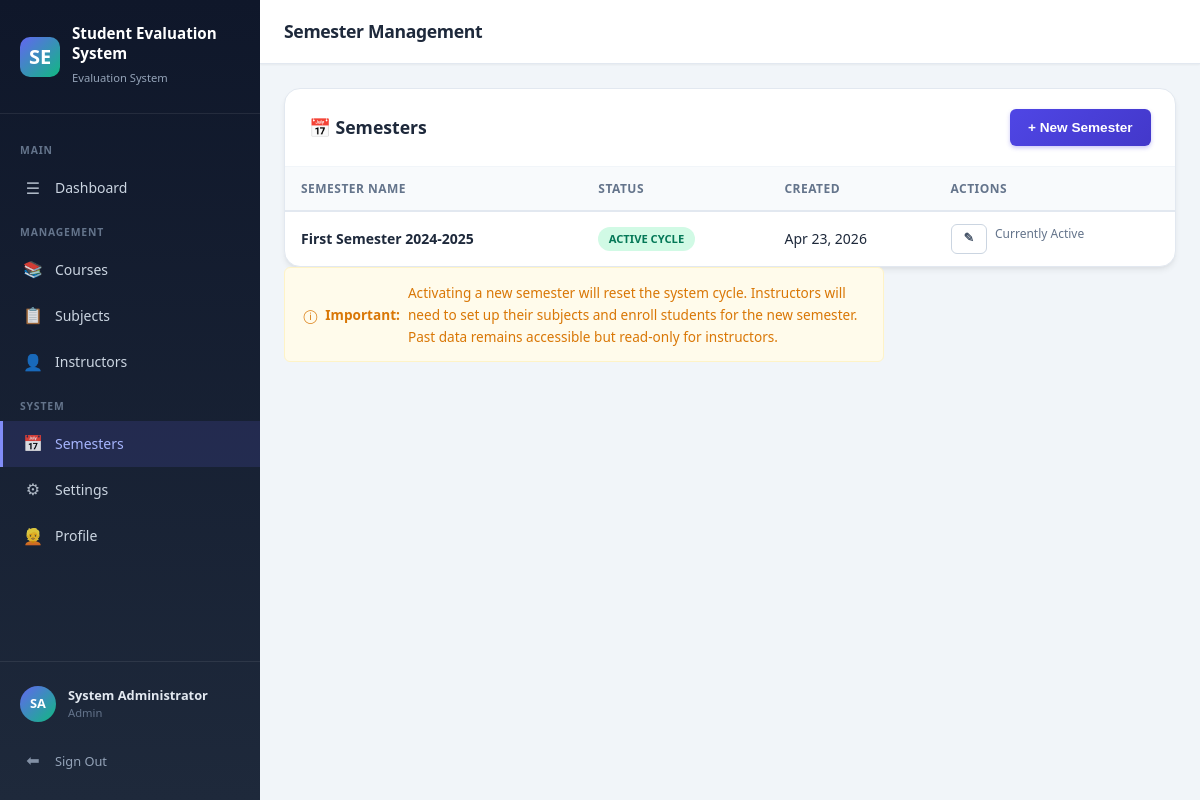
Page /pages/admin/semesters.php (signed in) on the committed database.
### tables this page shows
CREATE TABLE IF NOT EXISTS `settings` (
  `id` INT AUTO_INCREMENT PRIMARY KEY,
  `setting_key` VARCHAR(50) NOT NULL UNIQUE,
  `setting_value` TEXT DEFAULT NULL
);

CREATE TABLE IF NOT EXISTS `semesters` (
  `id` INT AUTO_INCREMENT PRIMARY KEY,
  `name` VARCHAR(100) NOT NULL,
  `status` TINYINT(1) NOT NULL DEFAULT 0,
  `created_at` TIMESTAMP DEFAULT CURRENT_TIMESTAMP
);

### includes/functions.php (called while the page is built, shortened)
<?php
function getSetting($key, $default = '') {
    $db = getDB();
    $stmt = $db->prepare("SELECT setting_value FROM settings WHERE setting_key = ?");
    $stmt->execute([$key]);
    $val = $stmt->fetchColumn();
    return $val !== false ? $val : $default;
}

### pages/admin/semesters.php (the view, shortened to what this page needs)
<?php
$pageTitle = 'Semester Management';
require_once __DIR__ . '/../../includes/header.php';
$db = getDB();
$semesters = $db->query("SELECT * FROM semesters ORDER BY created_at DESC")->fetchAll();
?>
<div class="card mb-6">
  <div class="card-header">
    <h3>&#128197; Semesters</h3>
    <button class="btn btn-primary" onclick="openModal('addModal')">+ New Semester</button>
  </div>
  <div class="card-body no-pad">
    <div class="table-wrapper">
      <table>
        <thead><tr><th>Semester Name</th><th>Status</th><th>Created</th><th>Actions</th></tr></thead>
        <tbody>
        <?php foreach($semesters as $sem): ?>
          <tr>
            <td><strong><?= htmlspecialchars($sem['name']) ?></strong></td>
            <td>
              <?php if($sem['status']): ?>
                <span class="badge badge-active">ACTIVE CYCLE</span>
              <?php else: ?>
                <span class="badge badge-archived">ARCHIVED</span>
              <?php endif; ?>
            </td>
            <td><?= date('M d, Y', strtotime($sem['created_at'])) ?></td>
            <td>
              <div class="flex gap-2">
                  <button class="btn btn-outline btn-sm" onclick='editSemester(<?= json_encode($sem) ?>)'>&#9998;</button>
                  <?php if(!$sem['status']): ?>
                    <form method="POST" action="/grading_systemv2/api/semesters.php" style="display:inline">
                      <input type="hidden" name="action" value="activate"><input type="hidden" name="id" value="<?= $sem['id'] ?>">
                      <button class="btn btn-accent btn-sm">Activate</button>
                    </form>
                    <form method="POST" action="/grading_systemv2/api/semesters.php" style="display:inline" onsubmit="return confirm('Delete this semester and all related data?')">
                      <input type="hidden" name="action" value="delete"><input type="hidden" name="id" value="<?= $sem['id'] ?>">
                      <button class="btn btn-danger btn-sm">&#128465;</button>
                    </form>
                  <?php else: ?>
                    <span class="text-xs text-muted">Currently Active</span>
                  <?php endif; ?>
              </div>
            </td>
          </tr>
        <?php endforeach; ?>
        </tbody>
      </table>
    </div>
  </div>
</div>
<div class="alert alert-warning" style="max-width:600px;">
  &#9432; <strong>Important:</strong> Activating a new semester will reset the system cycle. Instructors will need to set up their subjects and enroll students for the new semester. Past data remains accessible but read-only for instructors.
</div>
<?php require_once __DIR__ . '/../../includes/footer.php'; ?>

### includes/header.php (shortened to what this page needs)
<?php
require_once __DIR__ . '/functions.php';
$currentPage = basename($_SERVER['PHP_SELF'], '.php');
$currentDir  = basename(dirname($_SERVER['PHP_SELF']));
$userRole    = $_SESSION['role'] ?? '';
$userName    = $_SESSION['full_name'] ?? 'Guest';
$initials    = '';
foreach (explode(' ', $userName) as $w) { $initials .= strtoupper(substr($w, 0, 1)); }
$initials = substr($initials, 0, 2);
$sysTitle = getSetting('system_title', 'Student Evaluation System');
$sysLogo  = getSetting('system_logo', '');
?>
<!DOCTYPE html>
<html lang="en">
<head>
  <link rel="stylesheet" href="/grading_systemv2/assets/css/style.css">
</head>
<body>
<div class="layout">
  <aside class="sidebar" id="sidebar">
    <div class="sidebar-brand">
      <?php if ($sysLogo): ?>
        <img src="/grading_systemv2/assets/uploads/<?= htmlspecialchars($sysLogo) ?>" alt="Logo" style="width:40px;height:40px;border-radius:var(--radius-md);object-fit:cover;">
      <?php else: ?>
        <div class="sidebar-brand-icon">SE</div>
      <?php endif; ?>
      <div>
        <h2><?= htmlspecialchars($sysTitle) ?></h2>
        <small>Evaluation System</small>
      </div>
    </div>
    <nav class="sidebar-nav">
      <?php if ($userRole === 'admin'): ?>
        <div class="sidebar-label">Main</div>
        <a href="/grading_systemv2/pages/admin/dashboard.php" class="sidebar-link <?= $currentPage==='dashboard'&&$currentDir==='admin'?'active':'' ?>">
          <span class="icon">&#9776;</span> Dashboard
        </a>
        <div class="sidebar-label">Management</div>
        <a href="/grading_systemv2/pages/admin/courses.php" class="sidebar-link <?= $currentPage==='courses'?'active':'' ?>">
          <span class="icon">&#128218;</span> Courses
        </a>
        <a href="/grading_systemv2/pages/admin/subjects.php" class="sidebar-link <?= $currentPage==='subjects'&&$currentDir==='admin'?'active':'' ?>">
          <span class="icon">&#128203;</span> Subjects
        </a>
        <a href="/grading_systemv2/pages/admin/instructors.php" class="sidebar-link <?= $currentPage==='instructors'?'active':'' ?>">
          <span class="icon">&#128100;</span> Instructors
        </a>
        <div class="sidebar-label">System</div>
        <a href="/grading_systemv2/pages/admin/semesters.php" class="sidebar-link <?= $currentPage==='semesters'?'active':'' ?>">
          <span class="icon">&#128197;</span> Semesters
        </a>
        <a href="/grading_systemv2/pages/admin/settings.php" class="sidebar-link <?= $currentPage==='settings'?'active':'' ?>">
          <span class="icon">&#9881;</span> Settings
        </a>
        <a href="/grading_systemv2/pages/admin/profile.php" class="sidebar-link <?= $currentPage==='profile'&&$currentDir==='admin'?'active':'' ?>">
          <span class="icon">&#128113;</span> Profile
        </a>
      <?php endif; ?>
    </nav>
    <div class="sidebar-footer">
      <div class="sidebar-user">
        <div class="sidebar-avatar"><?= $initials ?></div>
        <div class="sidebar-user-info">
          <strong><?= htmlspecialchars($userName) ?></strong>
          <span><?= htmlspecialchars($userRole) ?></span>
        </div>
      </div>
      <a href="/grading_systemv2/pages/logout.php" class="sidebar-link" style="padding-left:0;margin-top:.5rem;font-size:.8rem;color:var(--slate-400);">
        <span class="icon">&#x2B05;</span> Sign Out
      </a>
    </div>
  </aside>
  <div class="main-content">
    <header class="topbar">
      <div class="topbar-left">
        <h1 class="topbar-title"><?= $pageTitle ?? 'Dashboard' ?></h1>
      </div>
    </header>
    <div class="page-container">

### rows in the picture
settings: setting_value "Student Evaluation System"
semesters: name "First Semester 2024-2025", status "ACTIVE CYCLE", created_at "Apr 23, 2026"

### other values in the picture
$initials "SA"
$userName "System Administrator"
$userRole "Admin"
$pageTitle "Semester Management"
